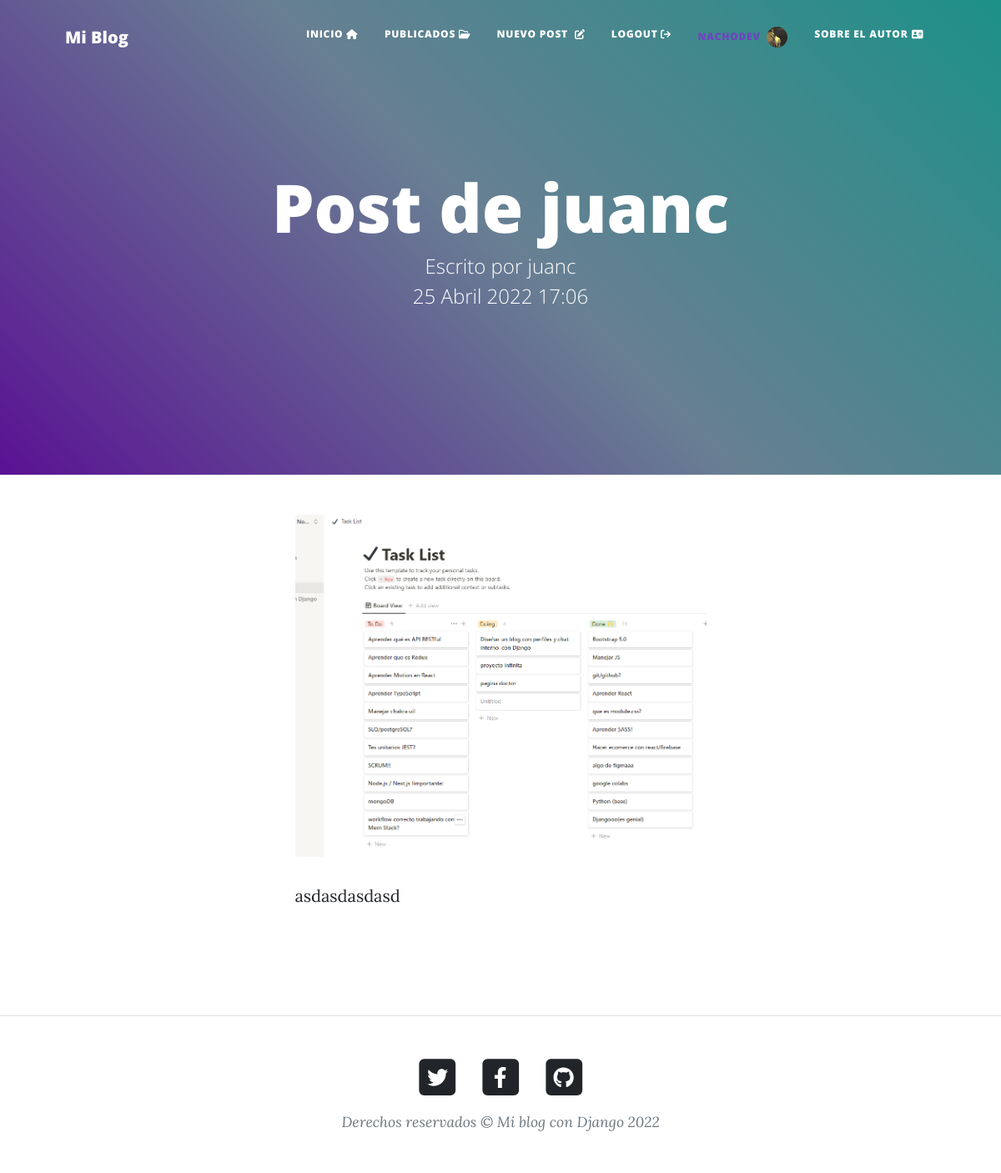
The page /posts/publicados/7/ (signed in) on the database its author committed.
### appblog/models.py (models this page shows, shortened)
class Posteos_nuevos(models.Model):
    id = models.AutoField(primary_key=True)
    titulo = models.CharField(max_length=60)
    img = models.ImageField(null=True)
    post = RichTextField(blank=True, null=True)
    fecha = models.DateTimeField(auto_now_add=True)
    autor = models.ForeignKey(User, on_delete=models.CASCADE, default=1)

### appblog/views.py (the view)
# urls.py: path('posts/publicados/<int:id>/', Post, name='post'),
def Post(request, id):
    if request.user.is_authenticated:
        avatar = Avatar.objects.filter(usuario = request.user)
        if len(avatar) > 0:
            imagen = avatar[0].img.url
        else:
            imagen = ''
    else:
        imagen = ''
    post = Posteos_nuevos.objects.get(id=id)
    return render(request, 'appblog/post.html', {'post': post, 'imagen': imagen})

### appblog/templates/appblog/post.html (shortened to what this page needs)
{% extends 'appblog/base.html' %} {% block masthead %}
<header
  class="masthead"
  style="
    background: rgb(149, 0, 255);
    background: linear-gradient(
      45deg,
      rgba(149, 0, 255, 1) 0%,
      rgba(178, 220, 255, 1) 50%,
      rgba(26, 255, 233, 1) 100%
    );
  "
>
  <div class="container position-relative px-4 px-lg-5">
    <div class="row gx-4 gx-lg-5 justify-content-center">
      <div class="col-md-10 col-lg-8 col-xl-7">
        <div class="site-heading">
          <h1 style="word-break: break-word">{{post.titulo}}</h1>
          <span class="subheading">Escrito por {{post.autor}} </span>
          <span class="subheading">{{post.fecha}}</span>
        </div>
      </div>
    </div>
  </div>
</header>
{% endblock masthead %} {% block contenido_inicio %}
<div class="container mb-5">
  <div class="row">
    <div class="col-md-12 mb-5">
      <img class="img-fluid rounded" src="{{post.img.url}}" alt="" />
      <p style="word-break: break-word">{{post.post|safe}}</p>
    </div>
  </div>
</div>
{% endblock contenido_inicio %}

### appblog/templates/appblog/components/navbar.html (shortened to what this page needs)
<nav class="navbar navbar-expand-lg navbar-light" id="mainNav">
  <div class="container px-4 px-lg-5">
    <a class="navbar-brand" href="{% url 'inicio'%}">Mi Blog</a>
    <div class="collapse navbar-collapse" id="navbarResponsive">
      <ul class="navbar-nav ms-auto py-4 py-lg-0">
        <li class="nav-item">
          <a class="nav-link px-lg-3 py-3 py-lg-4" href="{% url 'inicio'%}"
            >Inicio<i class="fa-solid fa-house ms-1"></i
          ></a>
        </li>
        <li class="nav-item">
          <a class="nav-link px-lg-3 py-3 py-lg-4" href="{% url 'publicados'%}"
            >Publicados<i class="fa-regular fa-folder-open ms-1"></i
          ></a>
        </li>
        {% if request.user.is_authenticated %}
        <li class="nav-item">
          <a class="nav-link px-lg-3 py-3 py-lg-4" href="{% url 'nuevo_post'%}"
            >Nuevo post <i class="fa-solid fa-pen-to-square ms-1"></i
          ></a>
        </li>
        <li class="nav-item">
          <a class="nav-link px-lg-3 py-3 py-lg-4" href="{% url 'logout'%}"
            >Logout<i class="fa-solid fa-arrow-right-from-bracket ms-1"></i
          ></a>
        </li>
        {% endif %}
        {% if request.user.is_authenticated %}
        <li class="nav-item">
          <a
            href="{% url 'perfil'  %}"
            class="nav-link px-lg-3 py-1 py-lg-4"
            style="color: #6f42c1"
            >{{user.username}} {% if imagen %}
            <img
              class="ms-1"
              src="{{imagen}}"
              alt="avatar"
              style="width: 25px; height: 25px; border-radius: 50%"
            />{% endif %}
          </a>
        </li>
        {% endif %}
        <li class="nav-item">
          <a class="nav-link px-lg-3 py-3 py-lg-4" href="{% url 'sobre_mi'%}"
            >Sobre el autor<i class="fa-solid fa-address-card ms-1"></i
          ></a>
        </li>
      </ul>
    </div>
  </div>
</nav>

### rows shown on the page
Posteos_nuevos: titulo "Post de juanc", autor "juanc", fecha "25 Abril 2022 17:06", img (picture), post "asdasdasdasd"

### other values the page prints
{{ user.username }} "NACHODEV"
